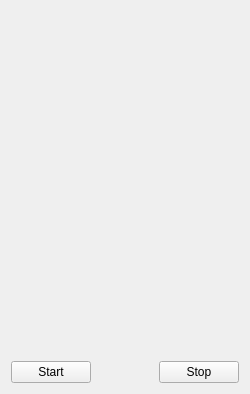
<?xml version="1.0" encoding="UTF-8"?>
<ui version="4.0">
 <class>CapturePanel</class>
 <widget class="QWidget" name="CapturePanel">
  <property name="geometry">
   <rect>
    <x>0</x>
    <y>0</y>
    <width>250</width>
    <height>394</height>
   </rect>
  </property>
  <property name="minimumSize">
   <size>
    <width>250</width>
    <height>0</height>
   </size>
  </property>
  <property name="maximumSize">
   <size>
    <width>250</width>
    <height>16777215</height>
   </size>
  </property>
  <property name="windowTitle">
   <string>Form</string>
  </property>
  <layout class="QGridLayout" name="gridLayout">
   <item row="0" column="1">
    <spacer name="verticalSpacer">
     <property name="orientation">
      <enum>Qt::Vertical</enum>
     </property>
     <property name="sizeHint" stdset="0">
      <size>
       <width>20</width>
       <height>344</height>
      </size>
     </property>
    </spacer>
   </item>
   <item row="1" column="0">
    <widget class="QPushButton" name="startButton">
     <property name="text">
      <string>Start</string>
     </property>
    </widget>
   </item>
   <item row="1" column="1">
    <spacer name="horizontalSpacer">
     <property name="orientation">
      <enum>Qt::Horizontal</enum>
     </property>
     <property name="sizeHint" stdset="0">
      <size>
       <width>67</width>
       <height>20</height>
      </size>
     </property>
    </spacer>
   </item>
   <item row="1" column="2">
    <widget class="QPushButton" name="stopButton">
     <property name="text">
      <string>Stop</string>
     </property>
    </widget>
   </item>
  </layout>
 </widget>
 <resources/>
 <connections/>
</ui>
